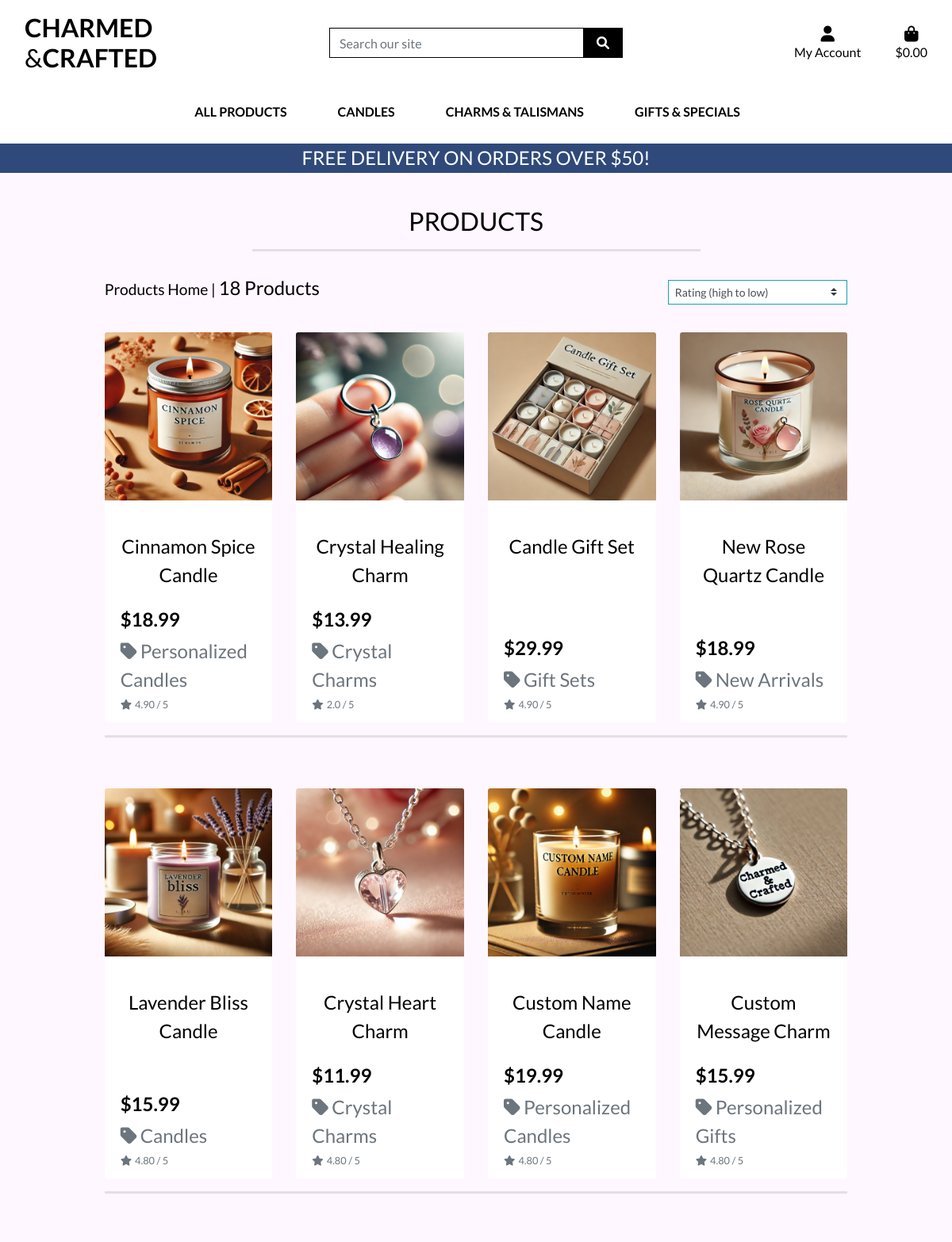
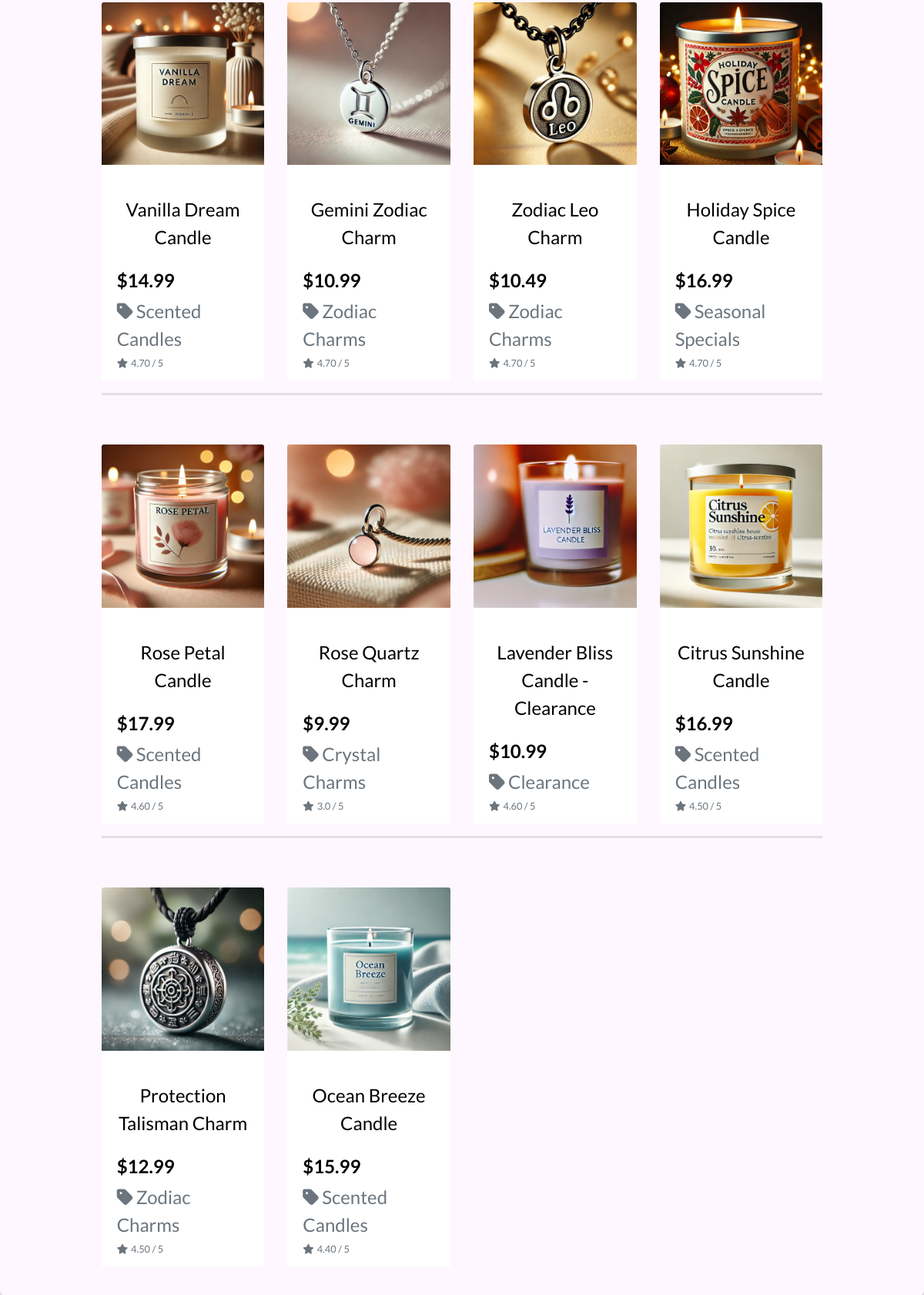
Page /products/?sort=rating&direction=desc (upper part) on the committed database (2 pictures, top to bottom).
### products/models.py (models this page shows, shortened)
class Product(models.Model):
    category = models.ForeignKey('Category',
                                 null=True,
                                 blank=True,
                                 on_delete=models.CASCADE
                                 )
    sku = models.CharField(max_length=254, null=True, blank=True)
    name = models.CharField(max_length=254)
    description = models.TextField()
    has_sizes = models.BooleanField(
        default=False,
        null=True,
        blank=True
    )
    price = models.DecimalField(max_digits=6, decimal_places=2)
    rating = models.DecimalField(
        max_digits=6,
        decimal_places=2,
        null=True,
        blank=True
    )
    image_url = models.URLField(max_length=1024, null=True, blank=True)
    image = models.ImageField(null=True, blank=True)
    @property
    def average_rating(self):
        avg_rating = self.reviews.aggregate(
            avg_rating=Avg('rating'))['avg_rating']
        return avg_rating if avg_rating is not None else self.rating

class Category(models.Model):
    class Meta:
        verbose_name_plural = 'Categories'
    name = models.CharField(max_length=254, unique=True)
    friendly_name = models.CharField(
        max_length=254,
        null=True,
        blank=True,
        verbose_name="Friendly Name"
        )

### products/views.py (the view, shortened to what this page needs)
# urls.py: path('', views.all_products, name='products'),
def all_products(request):
    products = Product.objects.all()
    query = None
    categories = None
    sort = None
    direction = None
    if request.GET:
        if 'sort' in request.GET:
            sortkey = request.GET['sort']
            sort = sortkey
            if sortkey == 'name':
                sortkey = 'lower_name'
                products = products.annotate(lower_name=Lower('name'))
            if sortkey == 'category':
                sortkey = 'category__name'
            if 'direction' in request.GET:
                direction = request.GET['direction']
                if direction == 'desc':
                    sortkey = f'-{sortkey}'
            products = products.order_by(sortkey)
        if 'category' in request.GET:
            categories = request.GET['category'].split(',')
            products = products.filter(category__name__in=categories)
            categories = Category.objects.filter(name__in=categories)
    current_sorting = f'{sort}_{direction}'
    context = {
        'products': products,
        'search_term': query,
        'current_categories': categories,
        'current_sorting': current_sorting,
    }
    return render(request, 'products/products.html', context)

### home/forms.py
class SubscriptionForm(forms.ModelForm):
    class Meta:
        model = Subscription
        fields = ['email']
        widgets = {
            'email': forms.EmailInput(attrs={
                'class': 'form-control mr-2 mb-2 mb-lg-0',
                'placeholder': 'Enter your email',
                'style': 'border-radius: 0;',
                'id': 'id_subscription_email',
            }),
        }

### bag/contexts.py (called while the page is built, shortened)
def bag_contents(request):
    bag_items = []
    total = 0
    product_count = 0
    bag = request.session.get('bag', {})
    if total < settings.FREE_DELIVERY_THRESHOLD:
        delivery = total * Decimal(settings.STANDARD_DELIVERY_PERCENTAGE / 100)
        free_delivery_delta = settings.FREE_DELIVERY_THRESHOLD - total
    else:
        delivery = 0
        free_delivery_delta = 0
    grand_total = delivery + total
    context = {
        'bag_items': bag_items,
        'total': total,
        'product_count': product_count,
        'delivery': delivery,
        'free_delivery_delta': free_delivery_delta,
        'free_delivery_threshold': settings.FREE_DELIVERY_THRESHOLD,
        'grand_total': grand_total,
    }
    return context

### home/context_processors.py (called while the page is built)
def subscription_form(request):
    return {'subscription_form': SubscriptionForm()}

### products/templates/products/products.html (shortened to what this page needs)
{% extends "base.html" %}
{% load static %}
{% block page_header %}
    <div class="container header-container">
    </div>
{% endblock %}
{% block content %}
<div class="overlay">
    <div class="container-fluid">
        <div class="row">
            <div class="col text-center mt-3">
                <h2 class="logo-font text-black">Products</h2>
                <hr class="w-50 mb-1">
            </div>
        </div>
        <div class="row">
            <div class="product-container col-10 offset-1">
                <div class="row mt-1 mb-2">
                    <div class="col-12 col-md-6 my-auto order-md-last d-flex justify-content-center justify-content-md-end">
                        <div class="sort-select-wrapper w-50">
                            <select id="sort-selector" class="custom-select custom-select-sm rounded-0 border border-{% if current_sorting != 'None_None' %}info{% else %}black{% endif %}">
                                <option value="rating_desc" {% if current_sorting == 'rating_desc' %}selected{% endif %}> Rating (high to low)</option>
                            </select>
                        </div>
                    </div>
                    <div class="col-12 col-md-6 order-md-first">
                        <p class="text-center text-black text-md-left">
                            {% if search_term or current_categories or current_sorting != 'None_None' %}
                                <span class="small"><a class="text-black" href="{% url 'products' %}">Products Home</a> | </span>
                            {% endif %}
                            {{ products|length }} Products{% if search_term %} found for <strong>"{{ search_term }}"</strong>{% endif %}
                        </p>
                    </div>
                </div>
                <div class="row">
                    {% for product in products %}
                        <div class="col-sm-6 col-md-6 col-lg-4 col-xl-3">
                            <div class="card h-100 border-0">
                                {% if product.image %}
                                <a href="{% url 'product_detail' product.id %}">
                                    <img class="card-img-top img-fluid" src="{{ product.image.url }}" alt="{{ product.name }}">
                                </a>
                                {% else %}
                                <a href="{% url 'product_detail' product.id %}">
                                    <img class="card-img-top img-fluid" src="{{ MEDIA_URL }}noimage.webp" alt="{{ product.name }}">
                                </a>
                                {% endif %}
                                <div class="card-body pb-0">
                                    <p class="mb-0 text-black">{{ product.name }}</p>
                                </div>
                                <div class="card-footer bg-white pt-0 border-0 text-left">
                                    <div class="row">
                                        <div class="col">
                                            <p class="lead mb-0 text-black text-left font-weight-bold">${{ product.price }}</p>
                                            {% if product.category %}
                                            <p class="small mt-1 mb-0">
                                                <a class="text-muted" href="{% url 'products' %}?category={{ product.category.name }}">
                                                    <i class="fas fa-tag mr-1"></i>{{ product.category.friendly_name }}
                                                </a>
                                            </p>
                                            {% endif %}
                                            {% if product.rating %}
                                                <small class="text-muted"><i class="fas fa-star mr-1"></i>{{ product.average_rating }} / 5</small>
                                            {% else %}
                                                <small class="text-muted">No Rating</small>
                                            {% endif %}
                                        </div>
                                    </div>
                                </div>
                            </div>
                        </div>
                        {% if forloop.counter|divisibleby:4 %}
                            <div class="col-12 d-none d-xl-block mb-5">
                                <hr>
                            </div>
                        {% endif %}
                    {% endfor %}
                </div>
            </div>
        </div>
    </div>
</div>
{% endblock %}

### static/css/base.css (style rules this page uses)
html, body { height: 100%; margin: 0; display: flex; flex-direction: column; }
body { height: 100%; color: #ffffff; font-family: 'Lato'; display: flex; flex-direction: column; }
hr { border-top: 3px solid rgba(0, 0, 0, .1); }
.logo-font { text-transform: uppercase; }
.text-black { color: #000 !important; }
.overlay { background: #fff7ff; padding: 80px 20px 40px 20px; text-align: center; border-radius: 10px; box-shadow: 0 4px 10px rgba(0, 0, 0, 0.3); color: #060606; min-height: 80vh; }
.overlay p { font-size: 1.5rem; margin: 20px 0 30px; font-weight: 400; }
@media (min-width: 992px) { .header-container { padding-top: 164px; } }
@media (min-width: 1200px) { .container { max-width: 80%; } }

### rows in the picture
Product: image (picture), name "Cinnamon Spice Candle", price "18.99", category.friendly_name "Personalized Candles", average_rating "4.90"
Product: image (picture), name "Crystal Healing Charm", price "13.99", category.friendly_name "Crystal Charms", average_rating "2.0"
Product: image (picture), name "Candle Gift Set", price "29.99", category.friendly_name "Gift Sets", average_rating "4.90"
Product: image (picture), name "New Rose Quartz Candle", price "18.99", category.friendly_name "New Arrivals", average_rating "4.90"
Product: image (picture), name "Lavender Bliss Candle", price "15.99", category.friendly_name "Candles", average_rating "4.80"
Product: image (picture), name "Crystal Heart Charm", price "11.99", category.friendly_name "Crystal Charms", average_rating "4.80"
Product: image (picture), name "Custom Name Candle", price "19.99", category.friendly_name "Personalized Candles", average_rating "4.80"
Product: image (picture), name "Custom Message Charm", price "15.99", category.friendly_name "Personalized Gifts", average_rating "4.80"
Product: image (picture), name "Vanilla Dream Candle", price "14.99", category.friendly_name "Scented Candles", average_rating "4.70"
Product: image (picture), name "Gemini Zodiac Charm", price "10.99", category.friendly_name "Zodiac Charms", average_rating "4.70"
Product: image (picture), name "Zodiac Leo Charm", price "10.49", category.friendly_name "Zodiac Charms", average_rating "4.70"
Product: image (picture), name "Holiday Spice Candle", price "16.99", category.friendly_name "Seasonal Specials", average_rating "4.70"
Product: image (picture), name "Rose Petal Candle", price "17.99", category.friendly_name "Scented Candles", average_rating "4.60"
Product: image (picture), name "Rose Quartz Charm", price "9.99", category.friendly_name "Crystal Charms", average_rating "3.0"
Product: image (picture), name "Lavender Bliss Candle - Clearance", price "10.99", category.friendly_name "Clearance", average_rating "4.60"
Product: image (picture), name "Citrus Sunshine Candle", price "16.99", category.friendly_name "Scented Candles", average_rating "4.50"
Product: image (picture), name "Protection Talisman Charm", price "12.99", category.friendly_name "Zodiac Charms", average_rating "4.50"
Product: image (picture), name "Ocean Breeze Candle", price "15.99", category.friendly_name "Scented Candles", average_rating "4.40"

### other values in the picture
{{ free_delivery_threshold }} "50"
{{ products|length }} "18"
